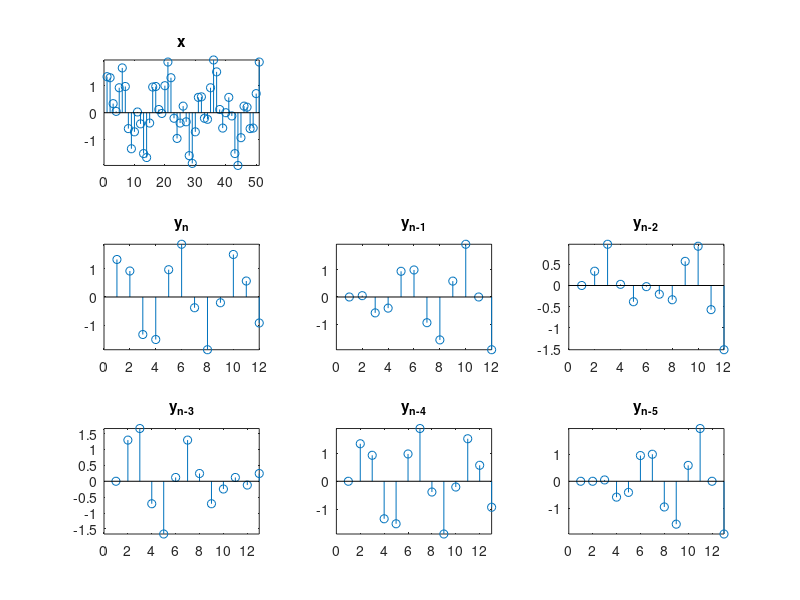

Here is the MATLAB script that generated this plot:
% Homework 5 #3
% Josiah Hamilton

% Remarks
% Aside from the zero padding observed in y_1 through y_5, it is observed how they can sum back together to form the input signal again.

clear; close all; 

% general variables
N=51; 
M=4;
L=4;
% composed as a sum of two sinusoidal sequences of normalized frequencies 0.0625 and 0.2.
x = sin(2*pi*0.0625*(1:N)) + sin(2*pi*0.2*(1:N));

% down-sample the following sequences: {x[n]}, {x[n−1]}, {x[n−2]}, {x[n−3]}, {x[n−4]}, {x[n−5]}.
shift = 5;
xshift = [ zeros(1,shift) x ];
y_0 = xshift(shift+1:M:N);
y_1 = xshift(shift+0:M:N);
y_2 = xshift(shift-1:M:N);
y_3 = xshift(shift-2:M:N);
y_4 = xshift(shift-3:M:N);
y_5 = xshift(shift-4:M:N);

figure
subplot(331)
stem(x); title('x');
axis([0 N -inf inf])
subplot(334)
stem(y_0); title('y_{n}');
axis([0 length(y_0) -inf inf])
subplot(335)
stem(y_1); title('y_{n-1}');
axis([0 length(y_1) -inf inf])
subplot(336)
stem(y_2); title('y_{n-2}');
axis([0 length(y_2) -inf inf])
subplot(337)
stem(y_3); title('y_{n-3}');
axis([0 length(y_3) -inf inf])
subplot(338)
stem(y_4); title('y_{n-4}');
axis([0 length(y_4) -inf inf])
subplot(339)
stem(y_5); title('y_{n-5}');
axis([0 length(y_5) -inf inf])
